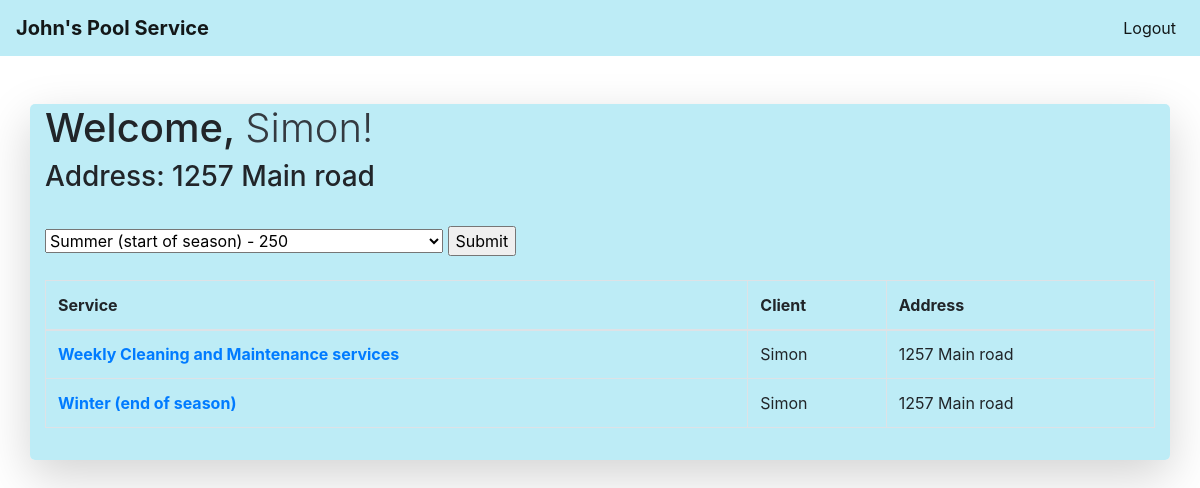
The page /dashboard (signed in) on the database its author committed.
### pool_services_app/models.py (models this page shows)
class User(models.Model):
    first_name = models.CharField(max_length=30)
    last_name = models.CharField(max_length=30)
    address = models.CharField(max_length=100)
    city = models.CharField(max_length=20)
    zip_code = models.CharField(max_length=10)
    email = models.CharField(max_length=250)
    password = models.CharField(max_length=30)
    isManager = models.BooleanField(default = False)
    created_at = models.DateTimeField(auto_now_add=True)
    updated_at = models.DateTimeField(auto_now=True)
    objects = UserManager()

class Order(models.Model):
    service = models.ForeignKey(Service, related_name="orders", on_delete = models.CASCADE)
    client = models.ForeignKey(User, related_name="orders", on_delete = models.CASCADE)
    created_at = models.DateTimeField(auto_now_add=True)
    updated_at = models.DateTimeField(auto_now=True)

class Service(models.Model):
    service = models.CharField(max_length=250)
    price = models.IntegerField()
    description = models.TextField()
    client = models.ForeignKey(User, related_name="clients", on_delete = models.CASCADE)
    created_at = models.DateTimeField(auto_now_add=True)
    updated_at = models.DateTimeField(auto_now=True)

### pool_services_app/views.py (the view)
# urls.py: path('dashboard',views.dashboard),
def dashboard(request):
    if 'userid' not in request.session:
        messages.error(request,'Please log in before continuing!')
        return redirect('/')
    user= User.objects.get(id=request.session['userid'])
    client =user.orders.all()
    context = {
        'logged_in' : User.objects.get(id=request.session['userid']),
        'services' : Service.objects.all(),
        'the_order' : Order.objects.all(),
        'client_orders' : client
    }
    return render(request, 'dashboard.html',context)

### pool_services_app/templates/dashboard.html (shortened to what this page needs)
<!DOCTYPE html>
<html lang="en">
<head>
    <link
    rel="stylesheet"
    href="https://stackpath.bootstrapcdn.com/bootstrap/4.4.1/css/bootstrap.min.css"
crossorigin="anonymous"/>
</head>
</head>
<body class="background" >
    <nav class="navbar  navbar-expand-lg navbar  navbar navbar-light" style="background-color:rgb(173, 232, 244, .8); ">
        <a class="navbar-brand justify-content-lg-center "> <b> John's Pool Service</b></a>
        <div class="collapse navbar-collapse justify-content-lg-end" id="navbarNav">
        <ul class="navbar-nav ">
            <li class="nav-item active">
            <a class="nav-link" href="/logout">Logout</a>
            </li>
        </ul>
        </div>
</nav>
    <div class="container">
        <div class="row shadow shadow-lg mt-5" style= 'background-color:rgb(173, 232, 244, .8);  border-radius: 5px;'>
            <div class="col form-group">
                <h1> Welcome, <span class='text-dark font-weight-light'>{{logged_in.first_name}}!</span></h1>
                <h3>Address:{{logged_in.address}}</h3>
                <br>
                <form action="/process_order" method="POST">
                <select name="service_id">
                {% for job in services %}
                    <option value="{{job.id}}">{{job.service}} - {{job.price}}</option>
                {% endfor %}
                </select>
                    <input type="submit" value="Submit">
                </form>
                <div>
                    <br>
                    <table class="table table-bordered">
                        <thead>
                        <tr>
                            <th scope="col">Service</th>
                            <th scope="col">Client</th>
                            <th scope="col">Address</th>
                        </tr>
                        </thead>
                        <tbody>
                        {%for order in client_orders%}
                        <tr>
                            {% if not logged_in.isManager %}
                            <th  scope="row"><a href="review_order/{{order.id}}">{{order.service.service}}</a></th>
                            <td>{{order.client.first_name}}</td>
                            <td>{{order.client.address}}</td>
                            {% endif %}
                        </tr>
                        {% endfor %}
                        </tbody>
                    </table>
                </div>
            </div>
        </div>
    </div>
</body>
</html>

### pool_services_app/templates/dashboard.html (style rules this page uses)
.background { background-image: url('/static/img/awv-x-IHvrqKpW8-unsplash.jpg'); background-position: center; background-repeat: no-repeat; background-size: cover; height: 1000px; }

### rows shown on the page
User: first_name "Simon", address "1257 Main road"
Order: service.service "Weekly Cleaning and Maintenance services", client.first_name "Simon", client.address "1257 Main road"
Order: service.service "Winter (end of season)", client.first_name "Simon", client.address "1257 Main road"

### other values the page prints
form field service_id "Summer (start of season) - 250"
